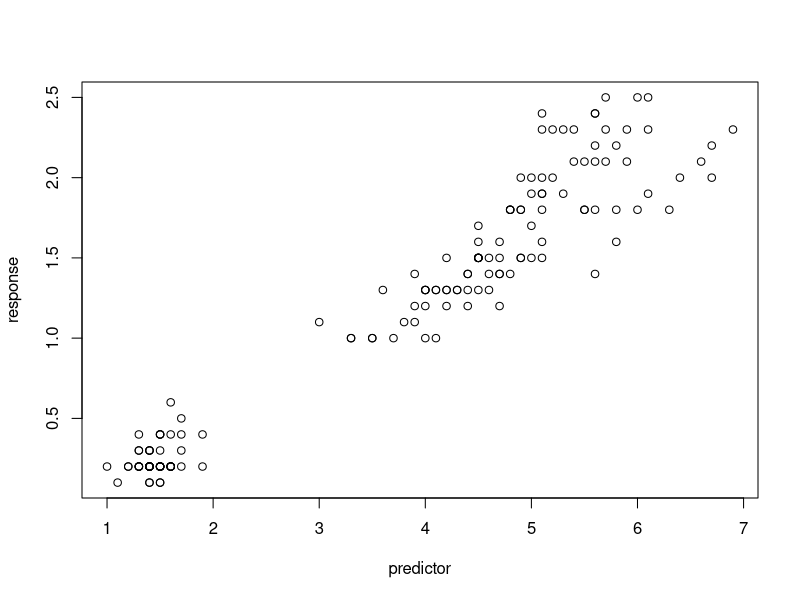
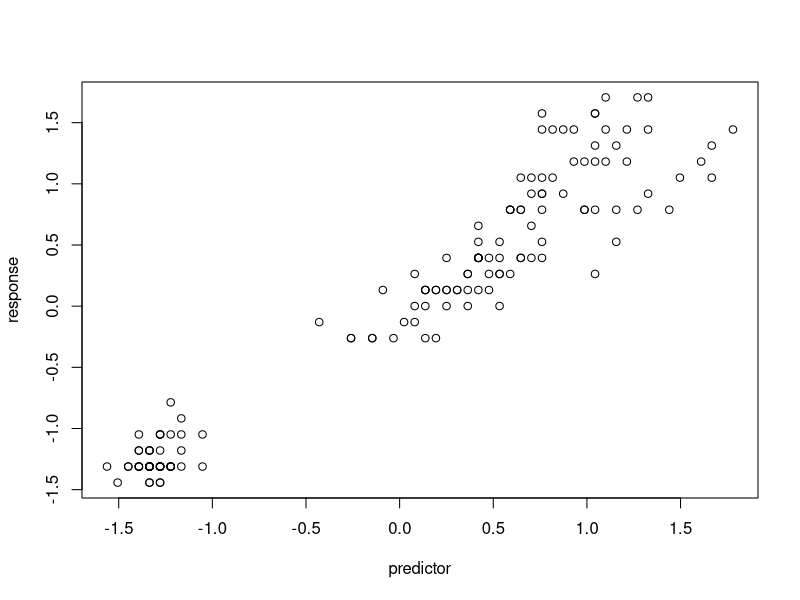
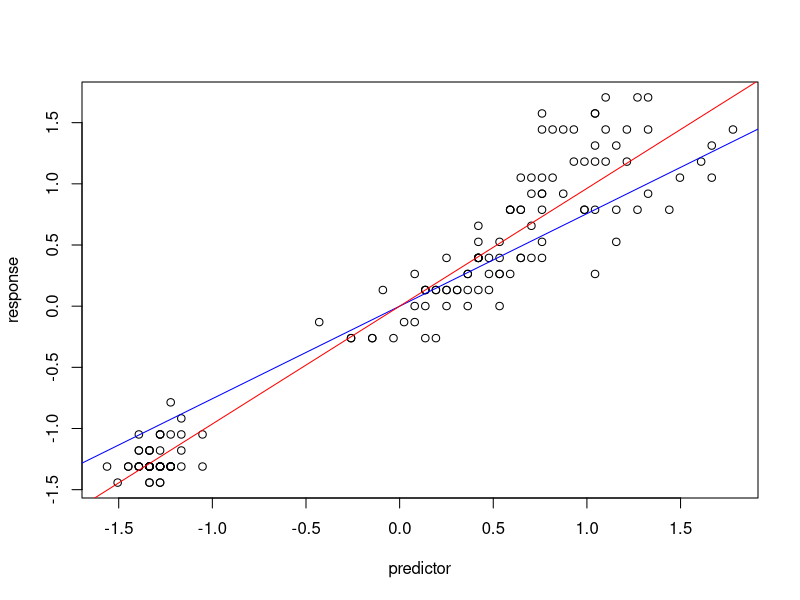

These figures' R source, in order:
# We will try to estimate petal width (column 4), from sepal length, sepal width, and petal length

# First we must standardize our data
irisData = scale(iris[,1:4], center = T, scale = T)
N = nrow(irisData)

# Check if we standardized properly
(1/N) * sum(irisData[,1]) # Should be 0 if properly centered
(1/N) * sum(irisData[,4]) # Should be 0 if properly centered (Response Variable)
(1/N) * sum(irisData[,1] ^ 2) # Should equal 1

lambda = 0
beta = c(0, 0, 0)

sumOfSquares = 0
for (i in 1:N)
{
  sumOfSquares = sumOfSquares + ( irisData[i,4] - sum(irisData[i,1:3] * beta) )^2
}
solution = (1/(2*N)) * sumOfSquares + lambda * sum(abs(beta))


# ***** Simple case: Single predictor *****
predictor = iris[,3]
response = iris[,4]

# Before standardization
plot(predictor, response)

# Standardize
predictor = scale(predictor, center = T, scale = T)
response = scale(response, center = T, scale = T)

# Check if we standardized properly
N = nrow(predictor)
(1/N) * sum(predictor) # Should be 0 if properly centered
(1/N) * sum(response) # Should be 0 if properly centered (Response Variable)
(1/N) * sum(predictor ^ 2) # Should equal 1

# After standardization
plot(predictor, response)

# Solution
lambda = 0.2
beta = ((1/N)*(as.vector(predictor) %*% as.vector(response)))[1,1]
minimizationFunc = (1/(2*N)) * sum( (response - (predictor*beta)) ^ 2 ) + lambda * abs(beta)

# Apply soft-thresholding
if (beta > lambda)
{
  beta = beta - lambda
  
} else if (beta < (0-lambda))
{
  beta = beta + lambda
  
} else
{
  beta = 0
}

# Plot what we got in blue and the general least squares solution in red
plot(predictor, response)
abline(0, beta, col = "blue")
abline(lm(predictor~response), col = "red")

